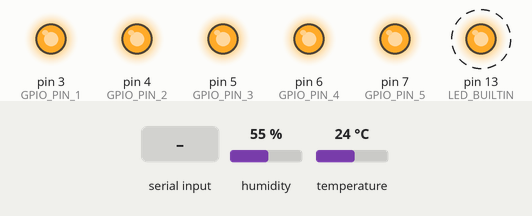
Bench run of a sketch on a simulated Arduino Uno, built with avr-gcc and run on an emulated ATmega328P. Parts: output pins drawn as LEDs (lit = HIGH). Dashed ring = blinking. The test bench sets the inputs (shaded band); at power-on: humidity 55 %, temperature 24 °C. What the sketch prints to the serial monitor is not drawn.

Above: at 0.87 s.
1.3 s: byte 13 ('\r') received over Serial
Timing chart, 0 to 10.8 s (numbered marks = the images above; inputs shaded):
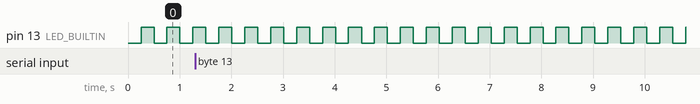

The sketch:

gpio_expander_w_humidity.ino
```cpp
//Arduino based GPIO expander for xCraft
//
//Written by: Marshall Wingerson
//
//

#include "DHT.h"

//#define DEBUG

#define DHTPIN 2     // what digital pin we're connected to
#define DHTTYPE DHT22   // DHT 22  (AM2302), AM2321

DHT dht(DHTPIN, DHTTYPE);

#define LED_DELAY 250	//millisseconds
#define GPIO_DELAY 10
#define SERIAL_DELAY 1
#define HUMID_DELAY 2000

#define GPIO_POLARITY HIGH

#define GPIO_PIN_1 3
#define GPIO_PIN_2 4
#define GPIO_PIN_3 5
#define GPIO_PIN_4 6
#define GPIO_PIN_5 7

String gpioStr1  = String("set 3");
String gpioStr2  = String("set 4");
String gpioStr3  = String("set 5");
String gpioStr4  = String("set 6");
String gpioStr5  = String("set 7");
String gpioStr6  = String("clr 3");
String gpioStr7  = String("clr 4");
String gpioStr8  = String("clr 5");
String gpioStr9  = String("clr 6");
String gpioStr10 = String("clr 7");
String gpioStr11 = String("stat 3");
String gpioStr12 = String("stat 4");
String gpioStr13 = String("stat 5");
String gpioStr14 = String("stat 6");
String gpioStr15 = String("stat 7");
String gpioStr16 = String("humid");

unsigned int currTime;
unsigned int lastLED;
unsigned int lastGPIO;
unsigned int lastSerial;
unsigned int lastHumidity;
bool blinkOn;

#define buffSize 100
char buffer[buffSize];
int buffIt;
bool buffRdy;

float humidity;
float temperature;

void initTimers(){
  lastLED = millis();
  lastGPIO = lastLED;
  lastSerial = lastLED;
  lastHumidity = lastLED;
}

void initSerial(){
  Serial.begin(115200);
  Serial.println("xCraft GPIO Expander V 0.2\n\rBy: Marshall Wingerson");
}

void initGPIO(){
	blinkOn = false;

	pinMode(LED_BUILTIN, OUTPUT);
	pinMode(GPIO_PIN_1, OUTPUT);
	pinMode(GPIO_PIN_2, OUTPUT);
	pinMode(GPIO_PIN_3, OUTPUT);
	pinMode(GPIO_PIN_4, OUTPUT);
	pinMode(GPIO_PIN_5, OUTPUT);

	digitalWrite(GPIO_PIN_1, GPIO_POLARITY);
	digitalWrite(GPIO_PIN_2, GPIO_POLARITY);
	digitalWrite(GPIO_PIN_3, GPIO_POLARITY);
	digitalWrite(GPIO_PIN_4, GPIO_POLARITY);
	digitalWrite(GPIO_PIN_5, GPIO_POLARITY);
}

void clearbuff(){
	for(int i=0; i<buffSize; i++)
		buffer[i] = 0;
}

void SendDatHumidity(){
	Serial.println(humidity);
	Serial.println(temperature);
}

void gpioStatus(int pin){
	uint8_t bitmask = digitalPinToBitMask(pin);
	uint8_t port = digitalPinToPort(pin);

	if((*portOutputRegister(port) & bitmask))
		Serial.println("1");
	else
		Serial.println("0");
}

void LEDSrv(){
	blinkOn = !blinkOn;

	digitalWrite(LED_BUILTIN, blinkOn);
}

void GPIOSrv(){
	if(buffRdy){
		buffRdy = false;

		if((String)buffer == gpioStr1)
			digitalWrite(GPIO_PIN_1, HIGH);
		else if((String)buffer == gpioStr2)
			digitalWrite(GPIO_PIN_2, HIGH);
		else if((String)buffer == gpioStr3)
			digitalWrite(GPIO_PIN_3, HIGH);
		else if((String)buffer == gpioStr4)
			digitalWrite(GPIO_PIN_4, HIGH);
		else if((String)buffer == gpioStr5)
			digitalWrite(GPIO_PIN_5, HIGH);

		else if((String)buffer == gpioStr6)
			digitalWrite(GPIO_PIN_1, LOW);
		else if((String)buffer == gpioStr7)
			digitalWrite(GPIO_PIN_2, LOW);
		else if((String)buffer == gpioStr8)
			digitalWrite(GPIO_PIN_3, LOW);
		else if((String)buffer == gpioStr9)
			digitalWrite(GPIO_PIN_4, LOW);
		else if((String)buffer == gpioStr10)
			digitalWrite(GPIO_PIN_5, LOW);

		else if((String)buffer == gpioStr11)
			gpioStatus(GPIO_PIN_1);
		else if((String)buffer == gpioStr12)
			gpioStatus(GPIO_PIN_2);
		else if((String)buffer == gpioStr13)
			gpioStatus(GPIO_PIN_3);
		else if((String)buffer == gpioStr14)
			gpioStatus(GPIO_PIN_4);
		else if((String)buffer == gpioStr15)
			gpioStatus(GPIO_PIN_5);
		else if((String)buffer == gpioStr16)
			SendDatHumidity();
		else
			Serial.println("Error: Unrecognized command!");

		clearbuff();
	}
}

void serialSrv(){
	char tempByte;

	lastSerial = millis();
	if(Serial.available() == 0){
		//Serial.println("Nothing in buffer");
		return;
	}

	tempByte = Serial.read();

	#ifdef DEBUG
		Serial.print(tempByte);
	#endif

	//end of string
	if(tempByte == '\r'){
		//Serial.println("Terminating string");
		buffer[buffIt] = 0;

		//Serial.read();
		buffRdy = true;
		buffIt = 0;
		return;
	}

	buffer[buffIt++] = tempByte;
}

void humiditySrv(){
  humidity = dht.readHumidity();
  temperature = dht.readTemperature(true);
}

void setup() {

  initSerial();
  initGPIO();

  dht.begin();

  initTimers();

 }

void loop() {

  currTime = millis();

  if((currTime - lastLED) > LED_DELAY){
  	lastLED = currTime;
  	LEDSrv();
  }

  if((currTime - lastSerial) > SERIAL_DELAY){
  	lastSerial = currTime;
  	serialSrv();
  }

  if((currTime - lastGPIO) > GPIO_DELAY){
  	lastGPIO = currTime;
  	GPIOSrv();
  }
  if((currTime - lastHumidity) > HUMID_DELAY){
  	lastHumidity = currTime;
  	humiditySrv();

  }
}
```

Measured:
- by itself, pin 13 (LED_BUILTIN): alternates HIGH for 0.25 s and LOW for 0.25 s
